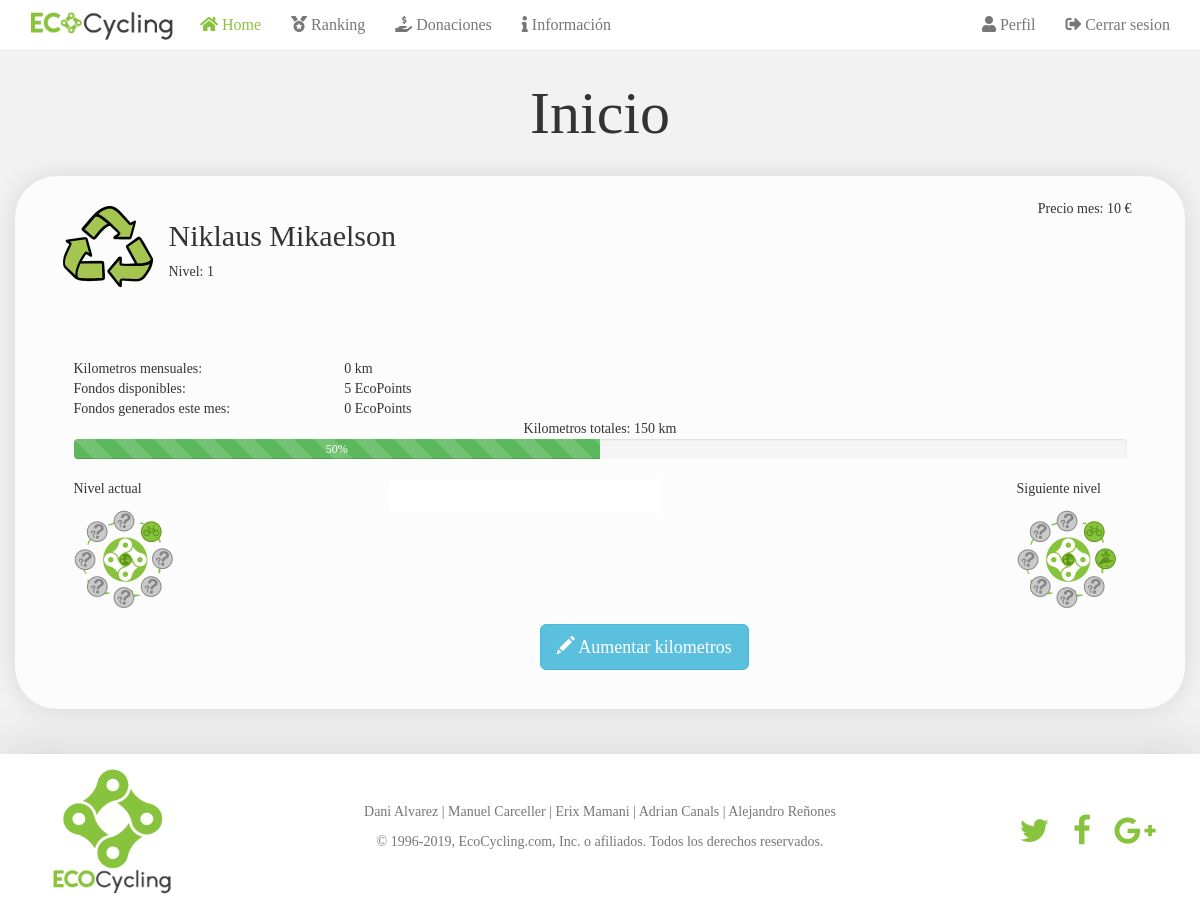
Screenshot of /PaginaWebPhp/home.php (signed in) with the database file from the repository.
### tables this page shows
CREATE TABLE IF NOT EXISTS `tbl_usuario` (
	`usuario_id`				int(11)														NOT NULL		AUTO_INCREMENT	COMMENT 'pk_usuario',
	`usuario_usuario`			varchar(255)	NOT NULL											,
	`usuario_nombre`			varchar(255)	DEFAULT NULL										,
	`usuario_apellido`			varchar(255)	DEFAULT NULL										,
	`usuario_email`				varchar(255)	NOT NULL											,
	`usuario_contrasena`		varchar(255)	DEFAULT NULL										,
	`usuario_sexo`				enum('Hombre', 'Mujer', 'Otros')	DEFAULT NULL										,
	`usuario_ultimaConexion`	decimal(11,1)	DEFAULT NULL										,
	`usuario_ultimoReset`		decimal(11,1)												DEFAULT NULL										,
	`usuario_fondosMensuales`	decimal(5,2)												DEFAULT NULL										,
	`usuario_fondosTotales`		decimal(5,2)												DEFAULT NULL										,
	`grupo_id`					int(11) 													DEFAULT NULL					COMMENT 'fk_grupo'	,
	`nivel_id`					int(11) 													DEFAULT NULL					COMMENT 'fk_nivel'	,
	`foto_id`					int(11) 													DEFAULT NULL					COMMENT 'fk_foto'	,
	PRIMARY KEY	`pk_usuario_id`		(`usuario_id`)																								,
	UNIQUE KEY	`uk_usuario_usuario`(`usuario_usuario`)																							,
	UNIQUE KEY	`uk_usuario_email`	(`usuario_email`)
);

CREATE TABLE IF NOT EXISTS `tbl_foto` (
	`foto_id`			int(11)									NOT NULL 	AUTO_INCREMENT	COMMENT 'pk_foto'	,
	`foto_ruta`			varchar(255)	NOT NULL										,
	`foto_nombre`		varchar(255)	NOT NULL										,
	`foto_extension`	varchar(20)	NOT NULL										,
	`nivel_id`			int(11)									DEFAULT NULL				COMMENT 'fk_nivel'	,
	PRIMARY KEY	`pk_foto_id`(`foto_id`)
);

CREATE TABLE IF NOT EXISTS `tbl_nivel` (
	`nivel_id`				int(11) 								NOT NULL	AUTO_INCREMENT	COMMENT 'pk_nivel'	,
	`nivel_nombre`			varchar(255)	NOT NULL											,
	`nivel_numero`			int(11)									NOT NULL											,
	`nivel_kilometros`		decimal(9,3)							NOT NULL											,
	`nivel_fotoRuta`		varchar(255)	DEFAULT NULL										,
	`nivel_fotoNombre`		varchar(255)	DEFAULT NULL										,
	`nivel_fotoExtension`	varchar(255)	DEFAULT NULL										,
	PRIMARY KEY	`pk_nivel_id`(`nivel_id`)
);

### PaginaWebPhp/home.php (the view, shortened to what this page needs)
<?php include "assets/php/header.php" ?>
<?php
	$sql ="SELECT *, SUM(`tbl_historial`.`historial_kilometros`) AS 'kilometros_totales' FROM `tbl_usuario` INNER JOIN `tbl_historial` ON `tbl_usuario`.`usuario_id` = `tbl_historial`.`usuario_id` INNER JOIN `tbl_nivel` ON `tbl_usuario`.`nivel_id` = `tbl_nivel`.`nivel_id` INNER JOIN `tbl_foto` ON `tbl_usuario`.`foto_id` = `tbl_foto`.`foto_id`  WHERE `tbl_usuario`.`usuario_id` = $_SESSION[ecocycling_user_id] GROUP BY `tbl_usuario`.`usuario_id`";
	$consulta=mysqli_query($link, $sql);
	$array = mysqli_fetch_array($consulta);
	$fecha = new DateTime();
	$fecha->modify('last day of this month');
	$ultimoDia = strtotime($fecha->format('Y-m-d H:i:s'));
	$fecha->modify('first day of this month');
	$primerDia = strtotime($fecha->format('Y-m-d H:i:s'));
	$sql2 ="SELECT SUM(`tbl_historial`.`historial_kilometros`) AS 'kilometros_mensuales' FROM `tbl_usuario` INNER JOIN `tbl_historial` ON `tbl_usuario`.`usuario_id` = `tbl_historial`.`usuario_id` WHERE `tbl_usuario`.`usuario_id` = $_SESSION[ecocycling_user_id] AND `tbl_historial`.`historial_fechaFin` >= $primerDia AND `tbl_historial`.`historial_fechaFin` <= $ultimoDia GROUP BY `tbl_usuario`.`usuario_id`";
	$consulta2=mysqli_query($link, $sql2);
	$array2 = mysqli_fetch_array($consulta2);
	$nivelSiguiente = $array['nivel_numero']+1;
	$sql3 = "SELECT * FROM `tbl_nivel` WHERE `nivel_numero` = $nivelSiguiente";
	$consulta3=mysqli_query($link, $sql3);
	$array3 = mysqli_fetch_array($consulta3);
?>
<section>
	<article class="container">
		<div class="row">
			<?php if(mysqli_num_rows($consulta)>0) { ?>
				<h1>Inicio</h1>
				<div class="col-md-12 info-container">
					<div class="row">
						<div class="div-left-home">
							<?php echo "<img class='test' src=\"".$array['foto_ruta'].$array['foto_nombre'].$array['foto_extension']."\" style=\"width: 100px;\">"; ?>
						</div>
						<div class="div-left-home">
							<h2><?php echo $array['usuario_nombre'] ." ".$array['usuario_apellido']; ?></h2>
							Nivel: <?php echo $array['nivel_numero']; ?>
						</div>
						<div class="div-right-home">
							<?php
								$precio = 10 - round($array['usuario_fondosMensuales'], 0, PHP_ROUND_HALF_DOWN);
							?>
							Precio mes: <?php echo $precio; ?> €
						</div>
					</div>
					<br><br><br>
					<div class="row">
						<div class="col-md-3">Kilometros mensuales:</div>
						<div class="col-md-3"><?php echo round($array2['kilometros_mensuales'], 0, PHP_ROUND_HALF_DOWN); ?> km</div>
					</div>
					<div class="row">
						<div class="col-md-3">Fondos disponibles:</div>
						<div class="col-md-3"><?php echo round($array['usuario_fondosTotales'], 0, PHP_ROUND_HALF_DOWN); ?> EcoPoints</div>
					</div>
					<div class="row">
						<div class="col-md-3">Fondos generados este mes:</div>
						<div class="col-md-3"><?php echo round($array['usuario_fondosMensuales'], 0, PHP_ROUND_HALF_DOWN); ?> EcoPoints</div>
					</div>
					<div class="row">
						<div class="col-md-12" style="text-align: center;">
							Kilometros totales: <?php echo round($array['kilometros_totales'], 0, PHP_ROUND_HALF_DOWN); ?> km
						</div>
					</div>
					<?php include "assets/php/barra_progreso.php" ?>
					<div>
						<div class="div-left-home">
							<p>Nivel actual</p>
							<?php echo "<img class='rotar' src=\"".$array['nivel_fotoRuta'].$array['nivel_fotoNombre'].$array['nivel_fotoExtension']."\" style=\"width: 100px;\">"; ?>
						</div>
						<div class="div-right-home">
							<p>Siguiente nivel</p>
							<?php echo "<img class='rotar' src=\"".$array3['nivel_fotoRuta'].$array3['nivel_fotoNombre'].$array3['nivel_fotoExtension']."\" style=\"width: 100px;\">"; ?>
						</div>
					</div>
					<div class="row">
						<form class="form-horizontal col-sm-5 center-block" action="assets/php/aumentar.php" method="POST">
							<div class="form-group">
								<div class="col-sm-8">
									<input class="form-control" type="number" id="inp_aumentar" name="inp_aumentar" required>
								</div>
							</div>
							<div class="form-group">
								<label class="col-sm-4 control-label" for="formGroup"></label>
								<div class="col-sm-8">
									<button type="button" class="btn btn-info btn-lg" id="modidy-buttonA"><span class="glyphicon glyphicon-pencil"></span> Aumentar kilometros</button>
								</div>
							</div>
						</form>
					</div>
				</div>
			<?php }	?>
		</div>
	</article>
</section>
<?php include "assets/php/footer.php" ?>

### PaginaWebPhp/assets/css/estilos.css (style rules this page uses)
html, body { font-family:"Biko_Regular" !important; background-color: #f2f2f2; }
section { margin-top: 50px; margin-bottom: 200px; text-align: justify; }
.info-container { background-color: #fcfcfc !important; width: 100% !important; padding: 2% 5%; -webkit-box-shadow: 0px 0px 23px 3px rgba(0,0,0,0.09); -moz-box-shadow: 0px 0px 23px 3px rgba(0,0,0,0.09); box-shadow: 0px 0px 23px 3px rgba(0,0,0,0.09); border-radius: 42px 42px 42px 42px; -moz-border-radius: 42px 42px 42px 42px; -webkit-border-radius: 42px 42px 42px 42px; border: 0px solid #000000; }
h1 { margin: 30px 0px; text-align: center; font-size: 60px !important; }

### PaginaWebPhp/assets/css/footer.css (style rules this page uses)
html { position: relative; min-height: 100%; }
body { margin-bottom: 60px; }

### PaginaWebPhp/assets/css/perfil.css (style rules this page uses)
.form-control[disabled] { background-color: white; border: none; box-shadow: none; cursor: default; -moz-appearance: none; -webkit-appearance: none; appearance: none; }
input[disabled] { cursor: default !important; }
.center-block, .text-center { float: none; }

### PaginaWebPhp/assets/css/home.css (style rules this page uses)
.test { height: 100px; float:left; }
.div-left-home { float: left; margin-right: 10px; display: inline-block; }
.div-right-home { float: right; margin-right: 10px; }

### PaginaWebPhp/assets/css/rankingStyle.css (style rules this page uses)
body { font-size: 14px; }
.btn { outline: none; }

### rows the page displays
tbl_usuario: foto.foto_extension (picture), usuario_nombre "Niklaus", usuario_apellido "Mikaelson", nivel.nivel_numero "1", usuario_fondosMensuales "10", usuario_fondosTotales "5", usuario_fondosMensuales "0", nivel.nivel_fotoExtension (picture)
tbl_nivel: nivel_fotoRuta+nivel_fotoNombre+nivel_fotoExtension (picture)

### other values shown
$array2['kilometros_mensuales'] "0"
$array['kilometros_totales'] "150"
$porcentage "50"
